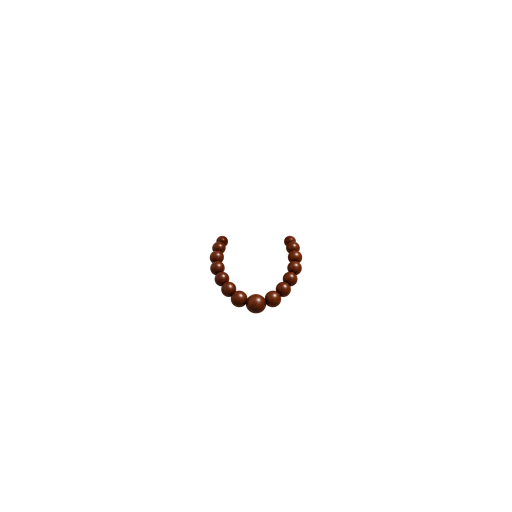
#> input picture Imgs/acc_beads.png, 1024 x 1024 px (shown at 1/2 size)
$ python -i build_home_assets.py   (imports and definitions only)
#> lines starting #> are read from the running program, lines starting #| are printed output that depends on the picture
### tools/avatar_anchors.py
"""캐릭터 앵커 — 소품이 따라붙는 몸의 기준점.

메이플스토리가 몸 그림마다 「목은 여기, 눈썹은 여기」를 두고 아이템을
그 점에 붙이듯, 캐릭터마다 몇 개의 앵커를 둔다. 소품은 한 번만
그려 기준 캐릭터(동자 부처)에 맞춰 놓고, 다른 캐릭터에는 두 캐릭터의
앵커를 따라 옮기고 키워서 굽는다.

    기준 캐릭터에서의 자리 ── 앵커 차이만큼 ──▶ 새 캐릭터에서의 자리

앵커 하나는 점(x, y)과 단위 길이(unit)다. 새 캐릭터의 단위가 기준의 1.2배면
그 앵커에 붙는 소품도 1.2배가 되고, 앵커에서 떨어진 거리도 1.2배가 된다.

| 앵커 | 점 | 단위 | 붙는 것 |
|---|---|---|---|
| eyes  | 감은 두 눈의 가운데 | 두 눈 사이 거리 | 안경, 선글라스 |
| mouth | 입(검은 곡선)의 가운데 | 두 눈 사이 거리 | 풍선껌 |
| head  | 감은 두 눈의 가운데 | 귓불 높이의 귀 끝~귀 끝 폭 | 후광 |
| neck  | 목이 가장 좁은 줄, 얼굴 가운데 선 위 | 그 줄의 폭 | 단주, 헤드폰 |
| feet  | 두 발 가운데, 발바닥 | 두 발 중심 사이 거리 | 신발 |
| body  | 몸 가운데, 맨 아래 | 몸 전체 폭 | 대좌 |

앵커는 전부 몸 그림(base_*.png)에서 자동으로 잰다. 사람이 고칠 일은
측정이 틀렸을 때뿐이다. 값은 tools/characters/<id>.json 에 둔다.

    python tools/avatar_anchors.py              # 기준 캐릭터를 다시 재서 JSON 과 비교
    python tools/avatar_anchors.py adult        # 다른 캐릭터

모자와 가사는 앵커로 옮기지 않는다. 모자는 머리 모양을 감싸야 하고
가사는 몸 그림 자체라서, 캐릭터마다 새로 받는다.
"""

import json
import sys
from dataclasses import dataclass
from pathlib import Path

from PIL import Image

ROOT = Path(__file__).resolve().parent.parent
SRC = ROOT / "Imgs"
CHARACTERS = Path(__file__).resolve().parent / "characters"

# 소품 자리를 정한 기준 캐릭터. 이 캐릭터에서는 옮기지 않는다.
REFERENCE_ID = "dongja"

ANCHOR_NAMES = ("eyes", "mouth", "head", "neck", "feet", "body")

# 재 본 값이 JSON 과 이만큼 넘게 다르면 알린다.
TOLERANCE_PX = 3
TOLERANCE_UNIT = 0.02


@dataclass(frozen=True)
class Anchor:
    x: float
    y: float
    unit: float


@dataclass(frozen=True)
class Character:
    id: str
    name: str
    # 앵커를 재는 몸 그림. Imgs/ 기준 경로, 확장자 없이.
    base: str
    # 머리 레이어를 자르는 높이. 목이 가장 좁은 곳 근처에서, 잘린 면이
    # 가장 작고 이음매가 안 보이는 줄을 사람이 골랐다.
    neck_cut_y: int
    # 합장한 두 손의 윤곽. 맨살인 가슴과 붙어 있어 살만으로는 못 가른다.
    # 소품을 손 뒤로 숨길 때 쓴다.
    hand_outline: tuple
    anchors: dict


def load_character(character_id: str) -> Character:
    path = CHARACTERS / f"{character_id}.json"
    if not path.exists():
        raise SystemExit(f"{path} 가 없다")
    data = json.loads(path.read_text(encoding="utf-8"))
    anchors = {name: Anchor(**data["anchors"][name]) for name in ANCHOR_NAMES}
    return Character(
        id=character_id,
        name=data["name"],
        base=data["base"],
        neck_cut_y=data["neck_cut_y"],
        hand_outline=tuple(tuple(p) for p in data["hand_outline"]),
        anchors=anchors,
    )


REFERENCE = load_character(REFERENCE_ID)


# [13 lines left out: function map_placement, not called in this run]


# ── 재기 ────────────────────────────────────────────────────────────

EDGE = 8

# 귀 폭을 재는 높이: 눈에서 눈 간격의 이만큼 아래.
EAR_BELOW_EYES = 0.3

# 입을 찾는 상자: 눈 가운데에서 눈 간격 기준으로.
MOUTH_HALF_WIDTH = 0.3
MOUTH_TOP = 0.1
MOUTH_BOTTOM = 0.45

# 목을 찾는 범위: 눈에서 눈 간격의 이만큼 아래 사이에서 가장 좁은 줄.
NECK_FROM = 0.6
NECK_TO = 1.0

# 두 발을 가르는 높이: 발바닥에서 이만큼 위.
FEET_ABOVE_SOLE = 12

OPAQUE = 128


def _is_dark(p) -> bool:
    return p[3] > 200 and max(p[:3]) < 45


def _is_skin(p) -> bool:
    r, g, b, a = p
    return a > 200 and r > 190 and g > 140 and r > b + 25


# [53 lines left out: functions _eye_marks, _ear_span, find_eyes, not called in this run]


def _row_extent(px, width, y):
    xs = [x for x in range(width) if px[x, y][3] > OPAQUE]
    return (xs[0], xs[-1]) if xs else None


# [103 lines left out: functions _runs, measure_anchors, check, not called in this run]


# [6 lines that do not run on import are left out]

### tools/build_home_assets.py
"""절 탭 아이콘을 앱 에셋으로 굽는다.

Imgs/icon_lotus.png      (1024 캔버스) → assets/home/icon_lotus.webp      (192×192)
Imgs/icon_meditation.png (1024 캔버스) → assets/home/icon_meditation.webp (192×192)

연꽃은 「부처님 말씀」 카드, 향은 [명상] 버튼 글자 왼쪽에 놓이는 작은
그림이라, 그림 영역만 정사각으로 잘라 줄인다. 1024 캔버스를 그대로 쓰면
투명 여백 때문에 그림이 작아 보인다. 192px 은 40dp × 기기 배율 4 를 덮는다.

    python tools/build_home_assets.py
"""

import sys
from pathlib import Path

from PIL import Image

from build_avatar_assets import save_layer

ROOT = Path(__file__).resolve().parent.parent
SRC = ROOT / "Imgs"
OUT = ROOT / "assets" / "home"

SIZE = 192

# 잘라낸 꽃 둘레에 남길 여백(꽃 긴 변 대비). 카드 안에서 꽃이 테두리에 붙지 않게.
PAD = 0.04


def square_icon(path: Path) -> Image.Image:
#> called with path = '../Imgs/acc_beads.png'
    image = Image.open(path).convert("RGBA")
#> image is the input picture: PIL image 1024x1024 RGBA; mean R, G, B, A 0.9, 0.4, 0.2, 2.2
    box = image.getchannel("A").getbbox()
#> box = (418, 470, 606, 628)
    if box is None:
        raise SystemExit(f"{path.name}: 전부 투명하다")
    x0, y0, x1, y1 = box
#> x0 = 418; y0 = 470; x1 = 606; y1 = 628
    w, h = x1 - x0, y1 - y0
#> w = 188; h = 158
    side = round(max(w, h) * (1 + 2 * PAD))
#> side = 203
    canvas = Image.new("RGBA", (side, side), (0, 0, 0, 0))
#> canvas: PIL image 203x203 RGBA; every value is 0
    canvas.alpha_composite(image.crop(box), ((side - w) // 2, (side - h) // 2))
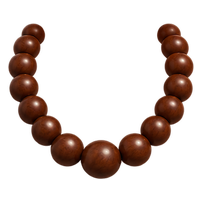
#> canvas: PIL image 203x203 RGBA; mean R, G, B, A 23.4, 10.6, 5.8, 57; transparent parts drawn white
    return canvas.resize((SIZE, SIZE), Image.Resampling.LANCZOS)
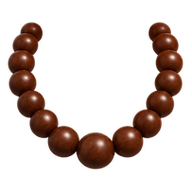
#> returned value: PIL image 192x192 RGBA; mean R, G, B, A 24.3, 11.2, 6.1, 57; transparent parts drawn white


def main() -> None:
    OUT.mkdir(parents=True, exist_ok=True)
    for name in ("icon_lotus", "icon_meditation"):
        save_layer(square_icon(SRC / f"{name}.png"), OUT, name)
        size = (OUT / f"{name}.webp").stat().st_size
        print(f"{name}.webp  {SIZE}×{SIZE}  {size / 1024:.1f}KB")


# [3 lines not run here, left out]

>>> result = square_icon('../Imgs/acc_beads.png')

$ run again, on Imgs/acc_cucumber_v2.png
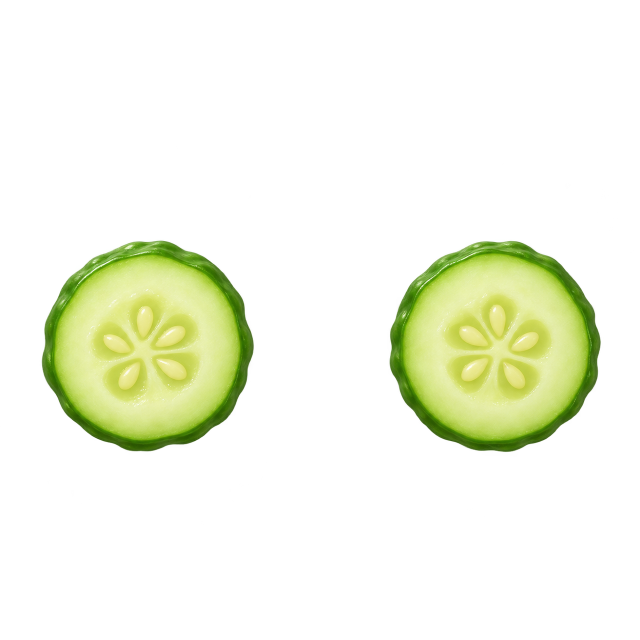
#> input picture Imgs/acc_cucumber_v2.png, 1280 x 1280 px (shown at 1/2 size)
#> in square_icon, image is the input picture: PIL image 1280x1280 RGBA; mean R, G, B, A 30.6, 34.6, 16.9, 42.4
#> box = (0, 66, 1276, 1195)
#> x0 = 0; y0 = 66; x1 = 1276; y1 = 1195
#> w = 1276; h = 1129
#> side = 1378
#> in square_icon, `canvas.alpha_composite(image.crop(box), ((side - w) // 2, (side - h) /..`:
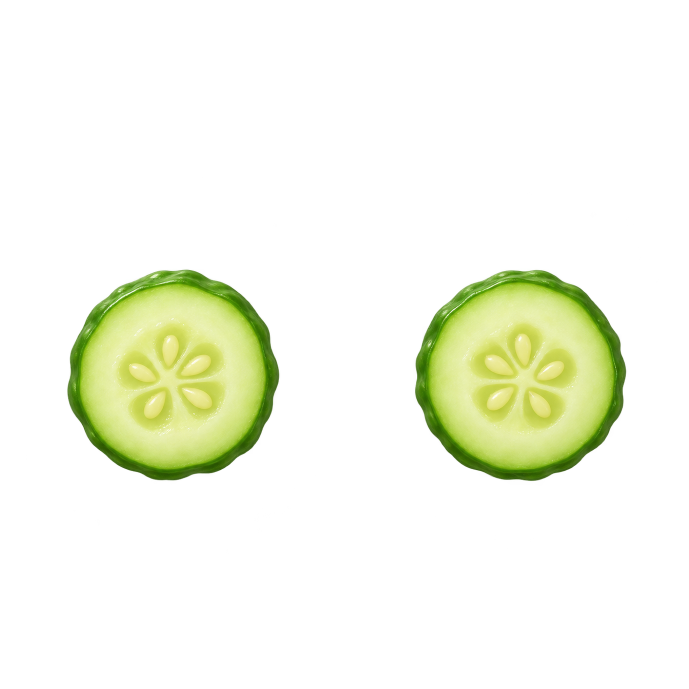
#> canvas: PIL image 1378x1378 RGBA (shown at 1/2 size); mean R, G, B, A 26.4, 29.9, 14.6, 36.6; transparent parts drawn white
#> in square_icon, `return canvas.resize((SIZE, SIZE), Image.Resampling.LANCZOS)`:
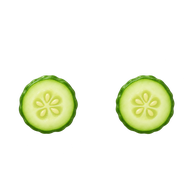
#> returned value: PIL image 192x192 RGBA; mean R, G, B, A 27.2, 31.1, 14.9, 36.6; transparent parts drawn white

$ run again, on Imgs/acc_filmcamera.png
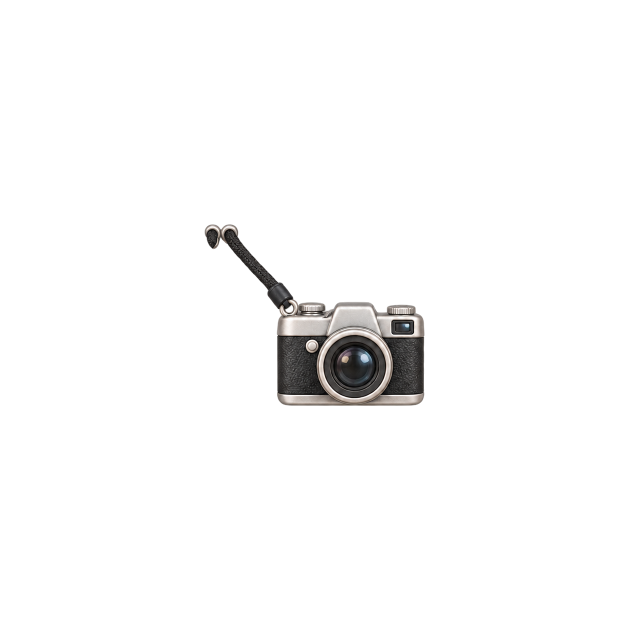
#> input picture Imgs/acc_filmcamera.png, 1254 x 1254 px (shown at 1/2 size)
#> in square_icon, image is the input picture: PIL image 1254x1254 RGBA; mean R, G, B, A 4.8, 4.6, 4.5, 10.4
#> box = (409, 448, 849, 812)
#> x0 = 409; y0 = 448; x1 = 849; y1 = 812
#> w = 440; h = 364
#> side = 475
#> in square_icon, `canvas.alpha_composite(image.crop(box), ((side - w) // 2, (side - h) /..`:
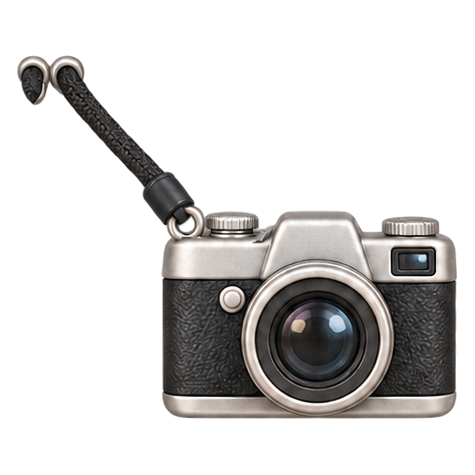
#> canvas: PIL image 475x475 RGBA; mean R, G, B, A 31.9, 30.6, 29.8, 72.6; transparent parts drawn white
#> in square_icon, `return canvas.resize((SIZE, SIZE), Image.Resampling.LANCZOS)`:
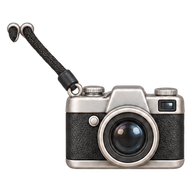
#> returned value: PIL image 192x192 RGBA; mean R, G, B, A 34, 32.5, 31.6, 72.7; transparent parts drawn white
